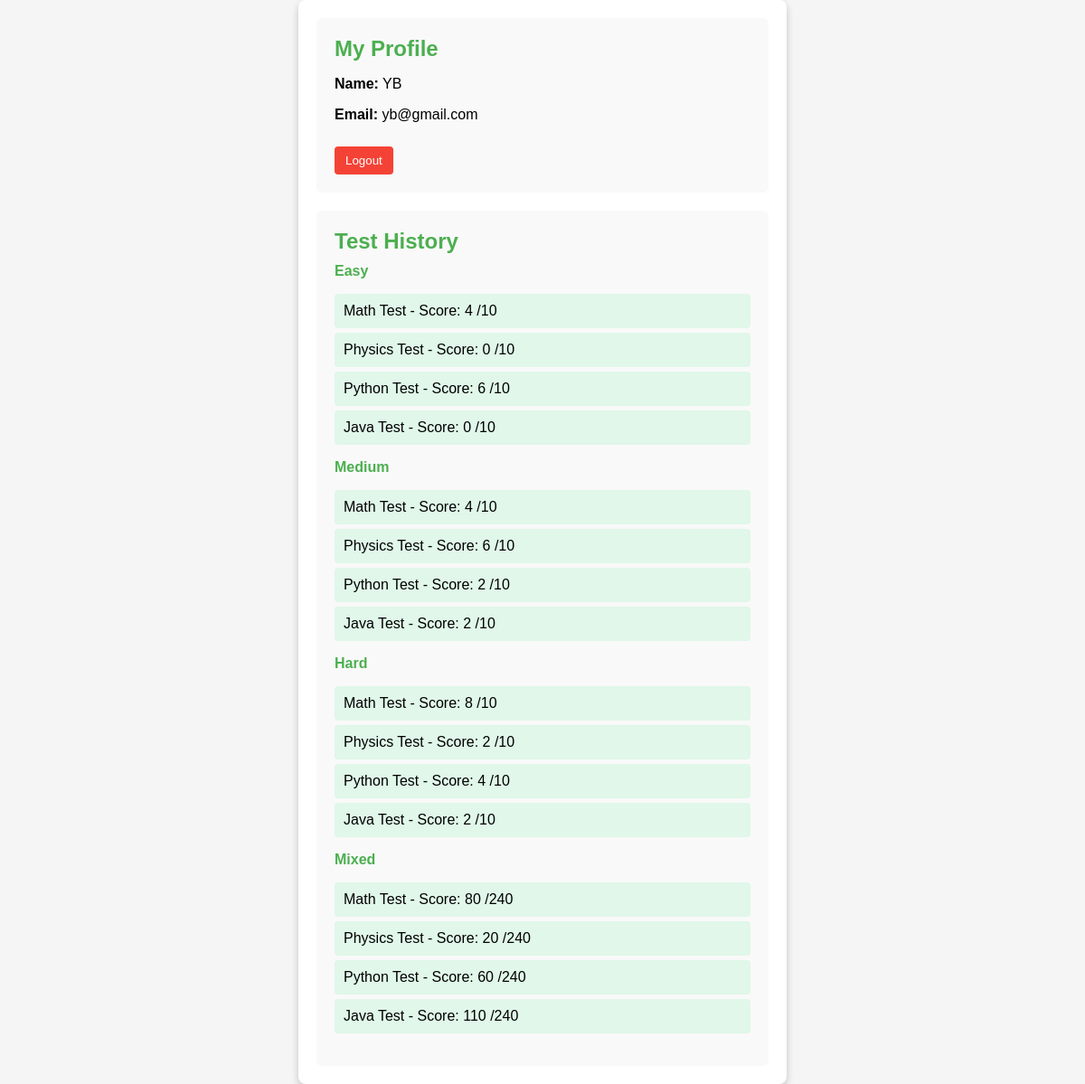
The page /account (signed in) on the database its author committed.
### app.py (models this page shows, shortened)
class User(db.Model , UserMixin):
    id = db.Column(db.Integer , primary_key = True)
    user_name = db.Column(db.String(255) ,nullable = False )
    Email = db.Column(db.String(255) ,nullable = False )
    password = db.Column(db.String(255) ,nullable = False )
    results = db.relationship('Result' , backref = 'user')

class Result(db.Model):
    id = db.Column(db.Integer , primary_key = True)
    subject = db.Column(db.String(255) ,nullable = False )
    test_1_score = db.Column(db.Integer() ,default = None )
    test_2_score = db.Column(db.Integer() ,default = None )
    test_3_score = db.Column(db.Integer() ,default = None )
    test_4_score = db.Column(db.Integer() ,default = None )
    test_4_score2 = db.Column(db.Integer() ,default = None )
    user_id = db.Column(db.Integer , db.ForeignKey('user.id'))

### app.py (the view)
@app.route("/account")
def account():
    UserId = current_user.id
    userPy = Result.query.filter_by(user_id = UserId , subject = "python").first()
    userPh = Result.query.filter_by(user_id = UserId , subject = "physics").first()
    userMa = Result.query.filter_by(user_id = UserId , subject = "math").first()
    userJa = Result.query.filter_by(user_id = UserId , subject = "java").first()
    print(userPy , userPh , userMa , userJa)
    return render_template("dashboard.html" , userPy = userPy , userPh = userPh , userMa = userMa , userJa = userJa)

### app.py (called while the page is built)
@login_manager.user_loader
def load_user(id):
    return User.query.get(int(id))

### templates/dashboard.html (shortened to what this page needs)
<!DOCTYPE html>
<html lang="en">
<head>
    <link rel="stylesheet" href="{{url_for('static' , filename = 'styles.css')}}">
</head>
<body>
    <div class="dashboard-container">
        <div class="profile">
            <h2>My Profile</h2>
            <p><strong>Name:</strong> {{current_user.user_name}}</p>
            <p><strong>Email:</strong> {{current_user.Email}}</p>
            <form action="/logout">
                <button type="submit" class="logout-button">Logout</button>
            </form>
        </div>
        <div class="test-history">
            <h2>Test History</h2>
            <h4> Easy </h4>
            <ul>
                <li>Math Test - Score: {{userMa.test_1_score}} /10</li>
                <li>Physics Test - Score: {{userPh.test_1_score}} /10</li>
                <li>Python Test - Score: {{userPy.test_1_score}} /10</li>
                <li>Java Test - Score: {{userJa.test_1_score}} /10</li>
            </ul>
            <h4> Medium </h4>
            <ul>
                <li>Math Test - Score: {{userMa.test_2_score}} /10</li>
                <li>Physics Test - Score: {{userPh.test_2_score}} /10</li>
                <li>Python Test - Score: {{userPy.test_2_score}} /10</li>
                <li>Java Test - Score: {{userJa.test_2_score}} /10</li>
            </ul>
            <h4> Hard </h4>
            <ul>
                <li>Math Test - Score: {{userMa.test_3_score}} /10</li>
                <li>Physics Test - Score: {{userPh.test_3_score}} /10</li>
                <li>Python Test - Score: {{userPy.test_3_score}} /10</li>
                <li>Java Test - Score: {{userJa.test_3_score}} /10</li>
            </ul>
            <h4> Mixed </h4>
            <ul>
                <li>Math Test - Score: {{userMa.test_4_score2}} /240</li>
                <li>Physics Test - Score: {{userPh.test_4_score2}} /240</li>
                <li>Python Test - Score: {{userPy.test_4_score2}} /240</li>
                <li>Java Test - Score: {{userJa.test_4_score2}} /240</li>
            </ul>
        </div>
    </div>
</body>
</html>

### static/styles.css (style rules this page uses)
body { font-family: Arial, sans-serif; display: flex; justify-content: center; align-items: center; min-height: 100vh; margin: 0; background-color: #f5f5f5; }
.dashboard-container { width: 500px; padding: 20px; background: white; border-radius: 8px; box-shadow: 0px 4px 8px rgba(0, 0, 0, 0.2); display: flex; flex-direction: column; gap: 20px; }
.profile, .test-history { padding: 20px; background-color: #f9f9f9; border-radius: 6px; }
h2 { color: #4caf50; margin: 0 0 10px; }
h4 { color: #4caf50; margin: 0 0 10px; }
.test-history ul { list-style-type: none; padding: 0; }
.test-history li { background-color: #e0f7e9; padding: 10px; margin: 5px 0; border-radius: 4px; }
.logout-button { margin-top: 10px; padding: 8px 12px; background-color: #f44336; color: white; border: none; cursor: pointer; border-radius: 4px; }

### rows shown on the page
User: user_name "YB", Email "yb@gmail.com"
Result: test_1_score "4", test_2_score "4", test_3_score "8", test_4_score2 "80"
Result: test_1_score "0", test_2_score "6", test_3_score "2", test_4_score2 "20"
Result: test_1_score "6", test_2_score "2", test_3_score "4", test_4_score2 "60"
Result: test_1_score "0", test_2_score "2", test_3_score "2", test_4_score2 "110"
